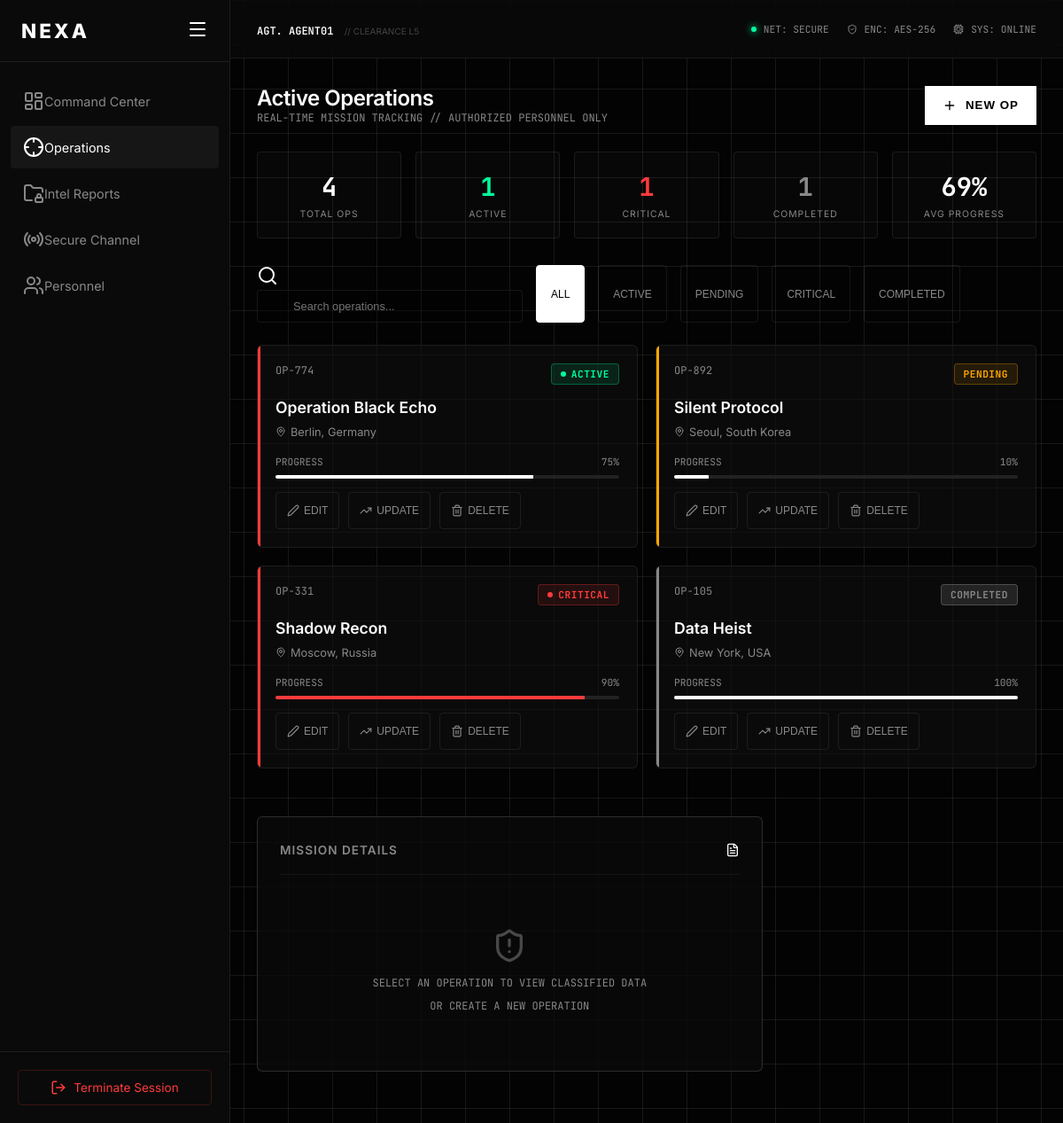
The app's page /pages/operations.php (signed in) with its own data.
### tables this page shows
CREATE TABLE IF NOT EXISTS operations (
    id INT(11) AUTO_INCREMENT PRIMARY KEY,
    code VARCHAR(20) NOT NULL UNIQUE,
    title VARCHAR(100) NOT NULL,
    location VARCHAR(100) NOT NULL,
    status ENUM('active', 'pending', 'critical', 'completed', 'aborted') DEFAULT 'pending',
    priority ENUM('low', 'med', 'high') DEFAULT 'med',
    progress INT(3) DEFAULT 0,
    team VARCHAR(50) NOT NULL,
    target VARCHAR(100) NOT NULL,
    deadline VARCHAR(50) NOT NULL,
    description TEXT,
    created_by INT(11),
    created_at TIMESTAMP DEFAULT CURRENT_TIMESTAMP,
    updated_at TIMESTAMP DEFAULT CURRENT_TIMESTAMP ON UPDATE CURRENT_TIMESTAMP,
    FOREIGN KEY (created_by) REFERENCES users(id)
);

### pages/operations.php (the view, shortened to what this page needs)
<?php
require_once '../config/database.php';
$filter = isset($_GET['filter']) ? $_GET['filter'] : 'all';
$search = isset($_GET['search']) ? $_GET['search'] : '';
$query = "SELECT * FROM operations WHERE 1=1";
$params = [];
$query .= " ORDER BY created_at DESC";
$stmt = $conn->prepare($query);
$stmt->execute($params);
$operations = $stmt->fetchAll();
$selectedOp = null;
$stmt = $conn->query("SELECT
    COUNT(*) as total,
    SUM(CASE WHEN status = 'active' THEN 1 ELSE 0 END) as active,
    SUM(CASE WHEN status = 'critical' THEN 1 ELSE 0 END) as critical,
    SUM(CASE WHEN status = 'completed' THEN 1 ELSE 0 END) as completed,
    AVG(progress) as avg_progress
    FROM operations");
$stats = $stmt->fetch();
?>
<!DOCTYPE html>
<html lang="en">
<head>
    <link rel="stylesheet" href="../assets/css/style.css">
</head>
<body>
    <div class="dashboard-container">
        <?php include '../includes/sidebar.php'; ?>
        <div class="main-content">
            <?php include '../includes/header.php'; ?>
            <div class="content-body fade-in">
                <div style="display:flex; justify-content:space-between; align-items:center; margin-bottom:30px;">
                    <div>
                        <h2 style="font-size:1.5rem;">Active Operations</h2>
                        <p class="text-mono">REAL-TIME MISSION TRACKING // AUTHORIZED PERSONNEL ONLY</p>
                    </div>
                    <button class="btn-system" style="width:auto; padding: 10px 20px;" onclick="openModal('create')">
                        <i data-lucide="plus" style="width:16px; display:inline; vertical-align:middle; margin-right:5px;"></i> New Op
                    </button>
                </div>
                <div class="stats-grid" style="grid-template-columns: repeat(5, 1fr); margin-bottom:30px;">
                    <div class="stat-item">
                        <div class="stat-value" style="color:#fff"><?php echo $stats['total']; ?></div>
                        <div class="stat-label">Total Ops</div>
                    </div>
                    <div class="stat-item">
                        <div class="stat-value" style="color:var(--neon-green)"><?php echo $stats['active']; ?></div>
                        <div class="stat-label">Active</div>
                    </div>
                    <div class="stat-item">
                        <div class="stat-value" style="color:var(--neon-red)"><?php echo $stats['critical']; ?></div>
                        <div class="stat-label">Critical</div>
                    </div>
                    <div class="stat-item">
                        <div class="stat-value" style="color:var(--text-secondary)"><?php echo $stats['completed']; ?></div>
                        <div class="stat-label">Completed</div>
                    </div>
                    <div class="stat-item">
                        <div class="stat-value"><?php echo round($stats['avg_progress']); ?>%</div>
                        <div class="stat-label">Avg Progress</div>
                    </div>
                </div>
                <div class="filter-bar">
                    <div class="search-box">
                        <i data-lucide="search"></i>
                        <input type="text" id="searchInput" placeholder="Search operations..." value="<?php echo htmlspecialchars($search); ?>" onkeypress="if(event.key==='Enter') searchOps()">
                    </div>
                    <button class="filter-btn <?php echo $filter === 'all' ? 'active' : ''; ?>" onclick="filterOps('all')">All</button>
                    <button class="filter-btn <?php echo $filter === 'active' ? 'active' : ''; ?>" onclick="filterOps('active')">Active</button>
                    <button class="filter-btn <?php echo $filter === 'pending' ? 'active' : ''; ?>" onclick="filterOps('pending')">Pending</button>
                    <button class="filter-btn <?php echo $filter === 'critical' ? 'active' : ''; ?>" onclick="filterOps('critical')">Critical</button>
                    <button class="filter-btn <?php echo $filter === 'completed' ? 'active' : ''; ?>" onclick="filterOps('completed')">Completed</button>
                </div>
                <div class="dashboard-grid">
                    <div style="grid-column: span 2;">
                        <div class="ops-grid">
                            <?php if(empty($operations)): ?>
                            <div style="grid-column: span 3; text-align:center; padding:60px; color:var(--text-secondary);">
                                <i data-lucide="folder-open" style="width:60px; height:60px; margin:0 auto 20px; opacity:0.3;"></i>
                                <p>No operations found</p>
                                <p class="text-mono">Create a new operation to get started</p>
                            </div>
                            <?php else: ?>
                            <?php foreach($operations as $op): ?>
                            <div class="ops-card priority-<?php echo $op['priority']; ?>" onclick="viewOperation(<?php echo $op['id']; ?>)">
                                <div class="ops-header">
                                    <span class="ops-code"><?php echo htmlspecialchars($op['code']); ?></span>
                                    <?php
                                    $badgeClass = 'badge-pending';
                                    $badgeText = $op['status'];
                                    $showPulse = false;
                                    if($op['status'] == 'active') { $badgeClass = 'badge-active'; $showPulse = true; }
                                    elseif($op['status'] == 'critical') { $badgeClass = 'badge-critical'; $showPulse = true; }
                                    elseif($op['status'] == 'completed') { $badgeClass = 'badge-completed'; }
                                    ?>
                                    <span class="badge <?php echo $badgeClass; ?>">
                                        <?php if($showPulse): ?><span class="pulse-dot"></span><?php endif; ?>
                                        <?php echo strtoupper($badgeText); ?>
                                    </span>
                                </div>
                                <div class="ops-title"><?php echo htmlspecialchars($op['title']); ?></div>
                                <div class="ops-location">
                                    <i data-lucide="map-pin" style="width:12px;"></i> <?php echo htmlspecialchars($op['location']); ?>
                                </div>
                                <div class="ops-progress">
                                    <div class="progress-label">
                                        <span>PROGRESS</span>
                                        <span><?php echo $op['progress']; ?>%</span>
                                    </div>
                                    <div class="progress-bar">
                                        <div class="progress-fill" style="width: <?php echo $op['progress']; ?>%; background: <?php echo $op['status']=='critical'?'var(--neon-red)':'var(--text-primary)'; ?>"></div>
                                    </div>
                                </div>
                                <div class="action-buttons">
                                    <button class="btn-icon" onclick="event.stopPropagation(); openModal('edit', <?php echo $op['id']; ?>)">
                                        <i data-lucide="edit-2" style="width:14px;"></i> Edit
                                    </button>
                                    <button class="btn-icon success" onclick="event.stopPropagation(); openProgressModal(<?php echo $op['id']; ?>, <?php echo $op['progress']; ?>)">
                                        <i data-lucide="trending-up" style="width:14px;"></i> Update
                                    </button>
                                    <button class="btn-icon danger" onclick="event.stopPropagation(); deleteOperation(<?php echo $op['id']; ?>)">
                                        <i data-lucide="trash-2" style="width:14px;"></i> Delete
                                    </button>
                                </div>
                            </div>
                            <?php endforeach; ?>
                            <?php endif; ?>
                        </div>
                    </div>
                    <div class="detail-panel" id="detail-panel">
                        <div class="card-header">
                            <span class="card-title">MISSION DETAILS</span>
                            <i data-lucide="file-text" style="width:16px;"></i>
                        </div>
                        <div id="op-details-content">
                            <?php if($selectedOp): ?>
                            <div style="margin-bottom:20px;">
                                <h3 style="font-size:1.2rem; margin-bottom:5px;"><?php echo htmlspecialchars($selectedOp['title']); ?></h3>
                                <div class="text-mono" style="color:var(--text-secondary)"><?php echo htmlspecialchars($selectedOp['code']); ?> // <?php echo htmlspecialchars($selectedOp['location']); ?></div>
                            </div>
                            <div class="detail-row">
                                <span class="detail-label">STATUS</span>
                                <span class="detail-value <?php echo $selectedOp['status']=='active'?'text-accent':($selectedOp['status']=='critical'?'text-danger':''); ?>"><?php echo strtoupper($selectedOp['status']); ?></span>
                            </div>
                            <div class="detail-row">
                                <span class="detail-label">PRIORITY</span>
                                <span class="detail-value" style="color:<?php echo $selectedOp['priority']=='high'?'var(--neon-red)':'#fff'; ?>"><?php echo strtoupper($selectedOp['priority']); ?></span>
                            </div>
                            <div class="detail-row">
                                <span class="detail-label">ASSIGNED TEAM</span>
                                <span class="detail-value"><?php echo htmlspecialchars($selectedOp['team']); ?></span>
                            </div>
                            <div class="detail-row">
                                <span class="detail-label">PRIMARY OBJECTIVE</span>
                                <span class="detail-value"><?php echo htmlspecialchars($selectedOp['target']); ?></span>
                            </div>
                            <div class="detail-row">
                                <span class="detail-label">TIME REMAINING</span>
                                <span class="detail-value highlight"><?php echo htmlspecialchars($selectedOp['deadline']); ?></span>
                            </div>
                            <div class="detail-row">
                                <span class="detail-label">PROGRESS</span>
                                <span class="detail-value"><?php echo $selectedOp['progress']; ?>%</span>
                            </div>
                            <div class="detail-row" style="display:block;">
                                <span class="detail-label" style="display:block; margin-bottom:10px;">DESCRIPTION</span>
                                <p class="text-mono" style="color:var(--text-secondary); line-height:1.8;"><?php echo nl2br(htmlspecialchars($selectedOp['description'])); ?></p>
                            </div>
                            <div class="detail-row">
                                <span class="detail-label">CREATED</span>
                                <span class="detail-value"><?php echo date('Y-m-d H:i', strtotime($selectedOp['created_at'])); ?></span>
                            </div>
                            <button class="btn-action" onclick="openProgressModal(<?php echo $selectedOp['id']; ?>, <?php echo $selectedOp['progress']; ?>)">Update Progress</button>
                            <button class="btn-action" onclick="openModal('edit', <?php echo $selectedOp['id']; ?>)">Edit Operation</button>
                            <button class="btn-action danger" onclick="deleteOperation(<?php echo $selectedOp['id']; ?>)">Abort Mission</button>
                            <?php else: ?>
                            <div style="text-align:center; padding:40px 0; color:var(--text-secondary);">
                                <i data-lucide="shield-alert" style="width:40px; height:40px; margin-bottom:10px; opacity:0.5;"></i>
                                <p class="text-mono">SELECT AN OPERATION TO VIEW CLASSIFIED DATA</p>
                                <p class="text-mono" style="margin-top:10px;">OR CREATE A NEW OPERATION</p>
                            </div>
                            <?php endif; ?>
                        </div>
                    </div>
                </div>
            </div>
        </div>
    </div>
</body>
</html>

### pages/operations.php (style rules this page uses)
.action-buttons { display: flex; gap: 10px; margin-top: 15px; }
.btn-icon { padding: 8px 12px; background: transparent; border: 1px solid var(--border-subtle); color: var(--text-secondary); cursor: pointer; border-radius: 4px; display: flex; align-items: center; gap: 5px; font-size: 0.75rem; text-transform: uppercase; }

### records on screen
operations: code "OP-774", status "ACTIVE", title "Operation Black Echo", location "Berlin, Germany", progress "75"
operations: code "OP-892", status "PENDING", title "Silent Protocol", location "Seoul, South Korea", progress "10"
operations: code "OP-331", status "CRITICAL", title "Shadow Recon", location "Moscow, Russia", progress "90"
operations: code "OP-105", status "COMPLETED", title "Data Heist", location "New York, USA", progress "100"

### other values on screen
$_SESSION['username'] "AGENT01"
$stats['total'] "4"
$stats['active'] "1"
$stats['critical'] "1"
$stats['completed'] "1"
$stats['avg_progress'] "69"
